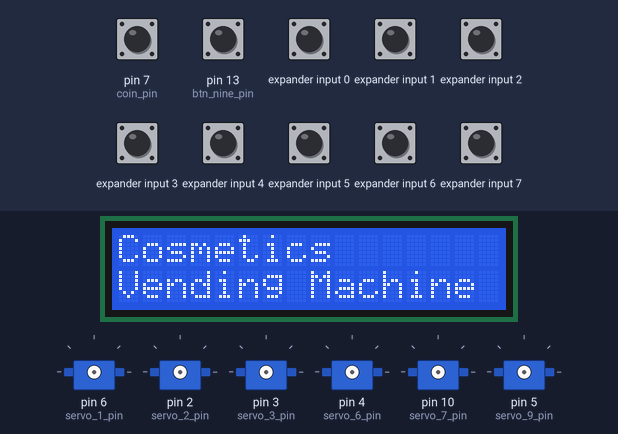
Bench run of a sketch on a simulated Arduino Uno, built with avr-gcc and run on an emulated ATmega328P. Shown: 16×2 character LCD, 6 × servo. Wiring (inferred from the names in the program): input shift register (74HC165): load pin 8; clock pin 12; serial out pin 11; CE pin 9. The test bench sets the inputs (shaded band); at power-on: expander input 0–7 HIGH, pin 7 (coin_pin), pin 13 (btn_nine_pin) LOW. What the sketch prints to the serial monitor is not drawn.

Above: at 0.1 s.
At 2.3 s:
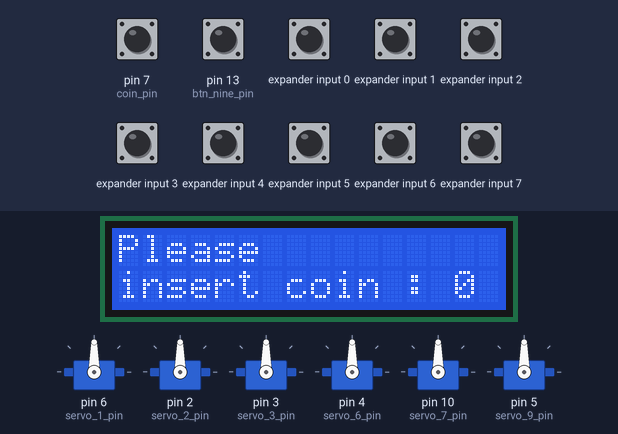
2.4 s: pin 7 (coin_pin) pulsed HIGH 2 times (0.12 s each, 0.3 s apart)
At 3.2 s:
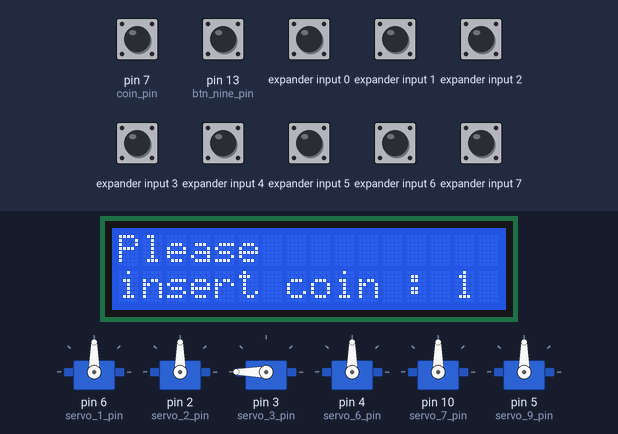
Timing chart, 0 to 5.4 s (numbered marks = the images above; inputs shaded):
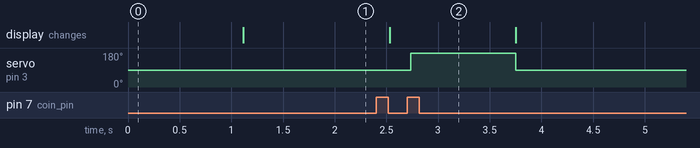

Measured:
- after the input at 2.4 s, servo on pin 3 (servo_3_pin): 90° → 180° after 0.34 s, → 90° 1.0 s later; the display: changes after 0.13 s (image 2)

The sketch:

sketch_nov02c.ino
```cpp
#include <Wire.h>  // Comes with Arduino IDE
#include <LiquidCrystal_I2C.h>
#include <Servo.h>

#define NUMBER_OF_SHIFT_CHIPS   1     /* Width of data (how many ext lines).*/
#define DATA_WIDTH   NUMBER_OF_SHIFT_CHIPS * 8  /* Width of pulse to trigger the shift register to read and latch.*/
#define PULSE_WIDTH_USEC   5   /* Optional delay between shift register reads.*/
#define POLL_DELAY_MSEC   1000 /* You will need to change the "int" to "long" If the NUMBER_OF_SHIFT_CHIPS is higher than 2.*/
#define BYTES_VAL_T unsigned int

#define SPRING_DELAY 500

#define SPRING_COUNTER_CLOCK 180
#define SPRING_CLOCK 0

LiquidCrystal_I2C lcd(0x3F, 2, 1, 0, 4, 5, 6, 7, 3, POSITIVE);  // Set the LCD I2C address

int ploadPin        = 8;  // Connects to Parallel load pin the 165
int clockEnablePin  = 9;  // Connects to Clock Enable pin the 165
int dataPin         = 11; // Connects to the Q7 pin the 165
int clockPin        = 12; // Connects to the Clock pin the 165

int servo_1_pin  = 6; // 서보모터
int servo_2_pin  = 2; // 서보모터
int servo_3_pin  = 3; // 서보모터
int servo_6_pin  = 4; // 서보모터
int servo_7_pin  = 10;// 서보모터
int servo_9_pin  = 5; // 서보모터

int coin_pin     = 7; // 코인슬롯

BYTES_VAL_T pinValues;
BYTES_VAL_T oldPinValues;

const char tx=1;
int btn_nine_state = 0;
const char btn_nine_pin = 13;

int coinCounter = 0;
int coin_state = 0;
int last_coin_state = 0;

Servo servo_1, servo_2, servo_3, servo_6, servo_7, servo_9;

void setup() {
  Serial.begin(9600);
  lcd.begin(16,2);   // initialize the lcd for 16 chars 2 lines, turn on backlight
  lcd.backlight();
  lcd.setCursor(0,0);
  lcd.print("Cosmetics");
  lcd.setCursor(0,1);
  lcd.print("Vending Machine");
  delay(1000);

  /* Initialize our digital pins...*/
  pinMode(ploadPin, OUTPUT);
  pinMode(clockEnablePin, OUTPUT);
  pinMode(clockPin, OUTPUT);
  pinMode(dataPin, INPUT);

  digitalWrite(clockPin, LOW);
  digitalWrite(ploadPin, HIGH);

  /* Read in and display the pin states at startup.*/
  pinValues = read_shift_regs();
  display_pin_values();
  oldPinValues = pinValues;

  pinMode(btn_nine_pin, INPUT);
  pinMode(tx, OUTPUT);

  on_off_motor(0,1);
  servo_1.attach(servo_1_pin);
  servo_2.attach(servo_2_pin);
  servo_3.attach(servo_3_pin);
  servo_6.attach(servo_6_pin);
  servo_7.attach(servo_7_pin);
  servo_9.attach(servo_9_pin);

  allStop();
  Serial.println("Set Finish");
  Serial.println("Please Insert the Coin");

  lcd.setCursor(0,0);
  lcd.print("Please       ");
  lcd.setCursor(0,1);
  lcd.print("insert coin : ");
  lcd.print(coinCounter/2);
}

void loop() {
  coin_state = digitalRead(coin_pin);
  if(coin_state != last_coin_state){
    if(coin_state == LOW){
      coinCounter += 2; // one for rotate, one for stop
      Serial.print("coin count = ");
      Serial.println(coinCounter);

      lcd.setCursor(0,1);
      lcd.print("insert coin : ");
      lcd.print(coinCounter/2);
    }
    delay(50);
    last_coin_state = coin_state;
  }

//  ---------------coin detected-----------------
  if(coinCounter >= 1){
    btn_nine_state = digitalRead(btn_nine_pin);

    if(btn_nine_state == LOW){
      coinCounter--;
      Serial.print("coin count = ");
      Serial.println(coinCounter);

      delay(150);
      servo_3.write(180);
      delay(1000);  // 3번째 모터가 돌아가는 시간
      coinCounter--;
      Serial.print("coin count = ");
      Serial.println(coinCounter);
      lcd.setCursor(0,1);
      lcd.print("insert coin : ");
      lcd.print(coinCounter/2);

      servo_3.write(90);

      if(coinCounter == 0){
         Serial.println("Please Insert the Coin");
      }
    }
    pinValues = read_shift_regs();

    if(pinValues != oldPinValues){
      coinCounter--;
      Serial.print("coin count = ");
      Serial.println(coinCounter);
      lcd.setCursor(0,1);
      lcd.print("insert coin : ");
      lcd.print(coinCounter/2);

      display_pin_values();
      oldPinValues = pinValues;
      if(coinCounter == 0){
        Serial.println("Please Insert the Coin");
      }
    }
    delay(POLL_DELAY_MSEC);
  }
}
void allStop(){
  servo_1.write(90);
  servo_2.write(90);
  servo_3.write(90);
  servo_6.write(90);
  servo_7.write(90);
  servo_9.write(90);
  set_ch_pos_spd(4, 3850, 50);
  set_ch_pos_spd(5, 3850, 50);
  set_ch_pos_spd(8, 3850, 50);
}
/*for button register*/
BYTES_VAL_T read_shift_regs()
{
  long bitVal;
  BYTES_VAL_T bytesVal = 0;

  /* Trigger a parallel Load to latch the state of the data lines,
  */
  digitalWrite(clockEnablePin, HIGH);
  digitalWrite(ploadPin, LOW);
  delayMicroseconds(PULSE_WIDTH_USEC);
  digitalWrite(ploadPin, HIGH);
  digitalWrite(clockEnablePin, LOW);

  /* Loop to read each bit value from the serial out line
   * of the SN74HC165N.
  */
  for(int i = 0; i < DATA_WIDTH; i++)
  {
    bitVal = digitalRead(dataPin);

    /* Set the corresponding bit in bytesVal.
    */
    bytesVal |= (bitVal << ((DATA_WIDTH-1) - i));

    /* Pulse the Clock (rising edge shifts the next bit).
    */
    digitalWrite(clockPin, HIGH);
    delayMicroseconds(PULSE_WIDTH_USEC);
    digitalWrite(clockPin, LOW);
  }
  return(bytesVal);
}

/* Dump the list of zones along with their current status.
*/
void display_pin_values(){
  for(int i = 0; i < DATA_WIDTH; i++){
    int channel = i+1;

    if((pinValues >> i) & 1){
      if(channel == 1){  servo_7.write(90);  }
      else if(channel == 2){  servo_6.write(90);  }
      else if(channel == 3){  set_ch_pos_spd(5, 3850, 50);  }
      else if(channel == 4){  set_ch_pos_spd(8, 3850, 50);  }
      else if(channel == 5){  set_ch_pos_spd(4, 3850, 50);  }
      else if(channel == 6){  servo_9.write(90);  }
      else if(channel == 7){  servo_1.write(90);  }
      else if(channel == 8){  servo_2.write(90);  }
    }
    else{
      if(channel == 1){
        servo_7.write(SPRING_COUNTER_CLOCK);
        delay(SPRING_DELAY);
      }
      else if(channel == 2){
        servo_6.write(SPRING_COUNTER_CLOCK);
        delay(SPRING_DELAY);
      }
      else if(channel == 3){  set_ch_pos_spd(5, 7300, 50);  }
      else if(channel == 4){  set_ch_pos_spd(8, 400, 50);  }
      else if(channel == 5){  set_ch_pos_spd(4, 7300, 50);  }
      else if(channel == 6){
        servo_9.write(SPRING_COUNTER_CLOCK);
        delay(SPRING_DELAY);
      }
      else if(channel == 7){
        servo_1.write(SPRING_COUNTER_CLOCK);
        delay(SPRING_DELAY);
      }
      else if(channel == 8){
        servo_2.write(SPRING_COUNTER_CLOCK);
        delay(SPRING_DELAY-100);
      }
    }
  }
}

/*for motor expand module*/
void on_off_motor(unsigned char channel, unsigned char on){
  unsigned char first_byte = 0;
  first_byte = 0b11000000|channel;
  Serial.write(first_byte);
  Serial.write(on);
}

void set_ch_pos_spd(unsigned char channel, unsigned int position, unsigned char velocity){

  unsigned char first_byte = 0;
  unsigned char high_byte = 0;
  unsigned char low_byte = 0;

  first_byte = 0b11100000|channel;
  high_byte = (position>>6) & 0b01111111;
  low_byte = position & 0b00111111;

  Serial.write(first_byte);
  Serial.write(high_byte);
  Serial.write(low_byte);
  Serial.write(velocity);
}
```
